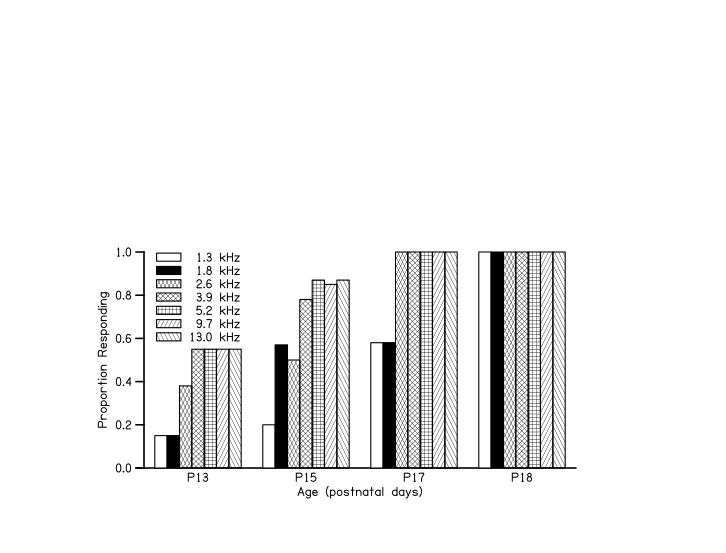

Generate this figure with gnuplot:
; vbc2.plt - another vertical bar chart demo using macros

%define VBSETUP ; <# bin groups> <bins/group> <group per.> <x per.>
pltype=r : mxdat=y : mydat=n : mhal=c : mval=t : m=-0.1 : g=$1 : b=$2
xtick=0 : xper=$4 : xmin=0.5 : xmax=g+0.5
w=($3)/($2)/100
%%

%define VBAR ; <group #> <dat1> ... <dat7>
x=($1)-3.5*w
shade=20
(x)+0*w 0
(x)+1*w ($2)
plot
shade=21
(x)+1*w 0
(x)+2*w ($3)
plot
shade=22
(x)+2*w 0
(x)+3*w ($4)
plot
shade=23
(x)+3*w 0
(x)+4*w ($5)
plot
shade=24
(x)+4*w 0
(x)+5*w ($6)
plot
shade=25
(x)+5*w 0
(x)+6*w ($7)
plot
shade=26
(x)+6*w 0
(x)+7*w ($8)
plot
%%

openax=y : xlen=6
xann=1,P13 2,P15 3,P17 4,P18
xlab=Age (postnatal days)
yhor=y : ylen=3 : ymax=1.0 : yfmt=f.1
ylab=Proportion Responding

%VBSETUP 4 7 80 100
%VBAR  1 0.15 0.15 0.38 0.55 0.55 0.55 0.55 ; P13
%VBAR  2 0.20 0.57 0.50 0.78 0.87 0.85 0.87 ; P15
%VBAR  3 0.58 0.58 1.00 1.00 1.00 1.00 1.00 ; P17
%VBAR  4 1.00 1.00 1.00 1.00 1.00 1.00 1.00 ; P18

msgdat=0
1 3 "|#20|  1.3 kHz
|#21|  1.8 kHz
|#22|  2.6 kHz
|#23|  3.9 kHz
|#24|  5.2 kHz
|#25|  9.7 kHz
|#26| 13.0 kHz
"
